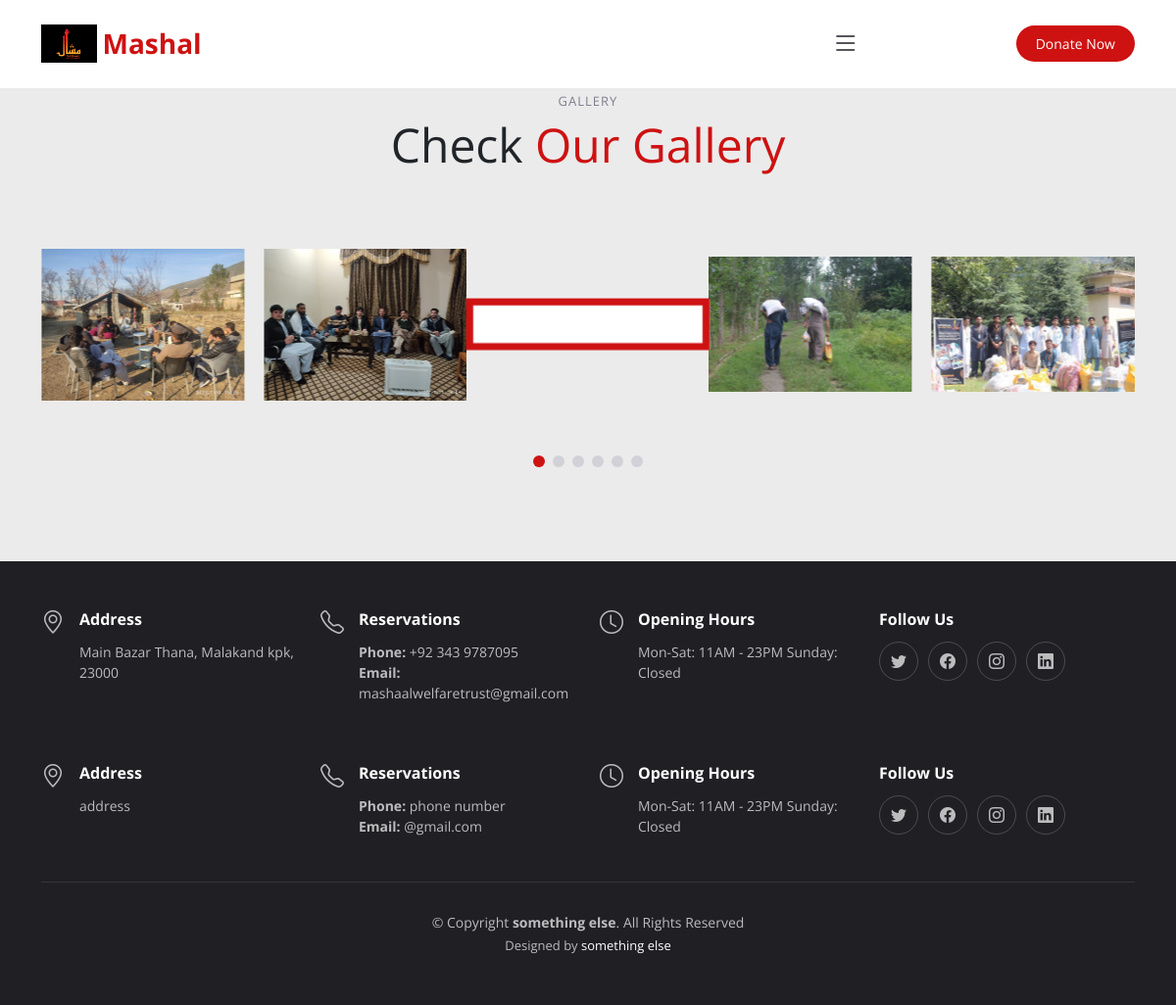
/gallery.php, run on the app's committed database.
### tables this page shows
CREATE TABLE `header` (
  `id` int(11) NOT NULL,
  `menu` varchar(255) NOT NULL,
  `link` varchar(255) NOT NULL,
  `member` varchar(255) NOT NULL,
  `title` varchar(255) NOT NULL,
  `logo` varchar(255) NOT NULL,
  `name` varchar(255) NOT NULL,
  `donate` varchar(255) NOT NULL,
  `mession` varchar(255) NOT NULL
);

CREATE TABLE `gallery` (
  `id` int(11) NOT NULL,
  `image` varchar(255) NOT NULL
);

CREATE TABLE `info` (
  `id` int(11) NOT NULL,
  `address` varchar(255) NOT NULL,
  `phone` varchar(255) NOT NULL,
  `email` varchar(255) NOT NULL,
  `name` varchar(255) NOT NULL,
  `opening` varchar(255) NOT NULL,
  `Designed` varchar(255) NOT NULL
);

### gallery.php (the view, shortened to what this page needs)
<?php
  include('partials/head.php');
  include('partials/header.php');
?>
<section id="gallery" class="gallery section-bg">
      <div class="container" data-aos="fade-up">
        <div class="section-header mt-3">
          <h2>gallery</h2>
          <p>Check <span>Our Gallery</span></p>
        </div>
        <div class="gallery-slider swiper">
          <div class="swiper-wrapper align-items-center">
            <?php
  $sel = mysqli_query($connect,"select * from gallery");
  while($data = mysqli_fetch_assoc($sel))
  {
    $img = $data['image'];
    ?>
            <div class="swiper-slide">
              <a class="glightbox" data-gallery="images-gallery" href="assets/img/<?php echo $img?>">
                <img src="assets/img/<?php echo $img;?>" class="img-fluid" alt="">
              </a>
            </div>
  <?php
  }
  ?>
          </div>
          <div class="swiper-pagination"></div>
        </div>
      </div>
    </section>
<?php
  include('partials/footer.php');
?>

### partials/head.php (shortened to what this page needs)
<!DOCTYPE html>
<html lang="en">
<head>
  <link href="assets/vendor/bootstrap/css/bootstrap.min.css" rel="stylesheet">
  <link href="assets/vendor/bootstrap-icons/bootstrap-icons.css" rel="stylesheet">
  <link href="assets/vendor/aos/aos.css" rel="stylesheet">
  <link href="assets/vendor/glightbox/css/glightbox.min.css" rel="stylesheet">
  <link href="assets/vendor/swiper/swiper-bundle.min.css" rel="stylesheet">
  <link href="assets/css/main.css" rel="stylesheet">
</head>

### partials/header.php (shortened to what this page needs)
<?php
    $connect = mysqli_connect('localhost','root','','mashal');
?>
<body>
  <header id="header" class="header fixed-top d-flex align-items-center">
    <div class="container d-flex align-items-center justify-content-between">
<?php
  $men = mysqli_query($connect,"select * from header");
  while($fet = mysqli_fetch_assoc($men))
  {
     $name = $fet['name'];
     $logo = $fet['logo'];
?>
      <a href="index.php" class="logo d-flex align-items-center me-auto me-lg-0">
         <img id="logo" src="<?php echo $logo; ?>" alt="">
        <h1><span><?php echo $name; ?></span></h1>
      </a>
      <?php
    }
    ?>
    <i class="mobile-nav-toggle mobile-nav-show bi bi-list"></i>
     <a href="donate.php" class="btn-book-a-table">Donate Now</a>
    </div>
  </header>

### partials/footer.php (shortened to what this page needs)
  <footer id="footer" class="footer">
    <div class="container">
      <div class="row gy-3">
<?php
  $set = mysqli_query($connect,"select * from info");
  while($data = mysqli_fetch_assoc($set))
  {
    $address =  $data['address'];
    $phone =  $data['phone'];
    $email =  $data['email'];
    $open =  $data['opening'];
    $design =  $data['Designed'];
?>
        <div class="col-lg-3 col-md-6 d-flex">
          <i class="bi bi-geo-alt icon"></i>
          <div>
            <h4>Address</h4>
            <p>
               <?php echo $address; ?>
              <br>
            </p>
          </div>
        </div>
        <div class="col-lg-3 col-md-6 footer-links d-flex">
          <i class="bi bi-telephone icon"></i>
          <div>
            <h4>Reservations</h4>
            <p>
              <strong>Phone:</strong> <?php echo $phone; ?><br>
              <strong>Email:</strong> <?php echo $email; ?><br>
            </p>
          </div>
        </div>
        <div class="col-lg-3 col-md-6 footer-links d-flex">
          <i class="bi bi-clock icon"></i>
          <div>
            <h4>Opening Hours</h4>
            <p>
              <?php echo $open;?>
            </p>
          </div>
        </div>
        <div class="col-lg-3 col-md-6 footer-links">
          <h4>Follow Us</h4>
          <div class="social-links d-flex">
            <a href="#" class="twitter"><i class="bi bi-twitter"></i></a>
            <a href="https://www.facebook.com/Mashaal-welfare-trust-101351422447359/?__cft__[0]=AZWLtaP2f5a8Nbpx6MHrXluaE5ZTn9GO6JlmMtWzs9D6FGXugKyfl1YHCb_Ie_1tLuiXsGHgztak6ZFfApSQH2TAMhyebpMG0MPemfSFvoVk4MJ3R3LaojzfP3hQNdUrb-g1HpI7CEhcCFP9tTunWvRrQe_sHabuaMuwZx7PswoSPIxBfFrPPi0IiQ1514aJmyI&amp;__tn__=-UC%2CP-R" class="facebook"><i class="bi bi-facebook"></i></a>
            <a href="https://instagram.com/mashaalwelfaretrust.7?igshid=YmMyMTA2M2Y=" class="instagram"><i class="bi bi-instagram"></i></a>
            <a href="#" class="linkedin"><i class="bi bi-linkedin"></i></a>
          </div>
        </div>
<?php
  }
?>
      </div>
    </div>
    <div class="container">
      <div class="copyright">
        &copy; Copyright <strong><span><?php echo $design;   ?></span></strong>. All Rights Reserved
      </div>
      <div class="credits">
        Designed by <a><?php echo $design;?></a>
      </div>
    </div>
  </footer>
</body>
</html>

### assets/css/main.css (style rules this page uses)
:root { --font-default: "Open Sans", system-ui, -apple-system, "Segoe UI", Roboto, "Helvetica Neue", Arial, "Noto Sans", "Liberation Sans", sans-serif, "Apple Color Emoji", "Segoe UI Emoji", "Segoe UI Symbol", "Noto Color Emoji"; --font-primary: "Amatic SC", sans-serif; }
:root { --color-default: #212529; --color-primary: #ce1212; --color-secondary: #37373f; }
:root { scroll-behavior: smooth; }
body { font-family: var(--font-default); color: var(--color-default); background-color: #ebebeb; }
a { color: var(--color-primary); text-decoration: none; }
h1, h2, h3, h4, h5, h6 { font-family: var(--font-secondary); }
section { overflow: hidden; padding: 80px 0; }
.section-bg { background-color:#ebebeb ; }
.section-header { text-align: center; padding-bottom: 30px; }
.section-header h2 { font-size: 13px; letter-spacing: 1px; font-weight: 400; margin: 0; padding: 0; color: #7f7f90; text-transform: uppercase; font-family: var(--font-default); }
.section-header p { margin: 0; font-size: 48px; font-weight: 400; }
.section-header p span { color: var(--color-primary); }
.header { background: #fff; transition: all 0.5s; z-index: 997; height: 90px; border-bottom: 1px solid #fff; }
.header .logo img { max-height: 40px; margin-right: 6px; }
.header .logo h1 { font-size: 28px; font-weight: 700; color: #000; margin: 0; font-family: var(--font-secondary); }
.header .logo h1 span { color: var(--color-primary); }
.header .btn-book-a-table, .header .btn-book-a-table:focus { font-size: 14px; color: #fff; background: var(--color-primary); padding: 8px 20px; margin-left: 30px; border-radius: 50px; transition: 0.3s; }
section { scroll-margin-top: 90px; }
@media (max-width: 1279px) { .mobile-nav-show { color: var(--color-secondary); font-size: 28px; cursor: pointer; line-height: 0; transition: 0.5s; z-index: 9999; margin: 0 10px 0 20px; } }
.gallery { overflow: hidden; }
.gallery .swiper-pagination { margin-top: 20px; position: relative; }
.gallery .swiper-slide-active { text-align: center; }
@media (min-width: 992px) { .gallery .swiper-wrapper { padding: 40px 0; } }
@media (min-width: 992px) { .gallery .swiper-slide-active { border: 6px solid var(--color-primary); padding: 4px; background: #fff; z-index: 1; transform: scale(1.2); } }
.footer { font-size: 14px; background-color: #1f1f24; padding: 50px 0; color: rgba(255, 255, 255, 0.7); }
.footer .icon { margin-right: 15px; font-size: 24px; line-height: 0; }
.footer h4 { font-size: 16px; font-weight: bold; position: relative; padding-bottom: 5px; color: #fff; }
.footer .footer-links { margin-bottom: 30px; }
.footer .social-links a { display: flex; align-items: center; justify-content: center; width: 40px; height: 40px; border-radius: 50%; border: 1px solid rgba(255, 255, 255, 0.2); font-size: 16px; color: rgba(255, 255, 255, 0.7); margin-right: 10px; transition: 0.3s; }
.footer .copyright { text-align: center; padding-top: 30px; border-top: 1px solid rgba(255, 255, 255, 0.1); }
.footer .credits { padding-top: 4px; text-align: center; font-size: 13px; }
.footer .credits a { color: #fff; }

### data on the page
header: logo (picture), name "Mashal"
gallery: image (picture)
gallery: image (picture)
gallery: shows a picture
gallery: shows a picture
info: address "Main Bazar Thana, Malakand kpk, 23000", phone "+92 343 9787095", email "mashaalwelfaretrust@gmail.com", opening "Mon-Sat: 11AM - 23PM Sunday: Closed"
info: address "address", phone "phone number", email "@gmail.com", opening "Mon-Sat: 11AM - 23PM Sunday: Closed", Designed "something else"
